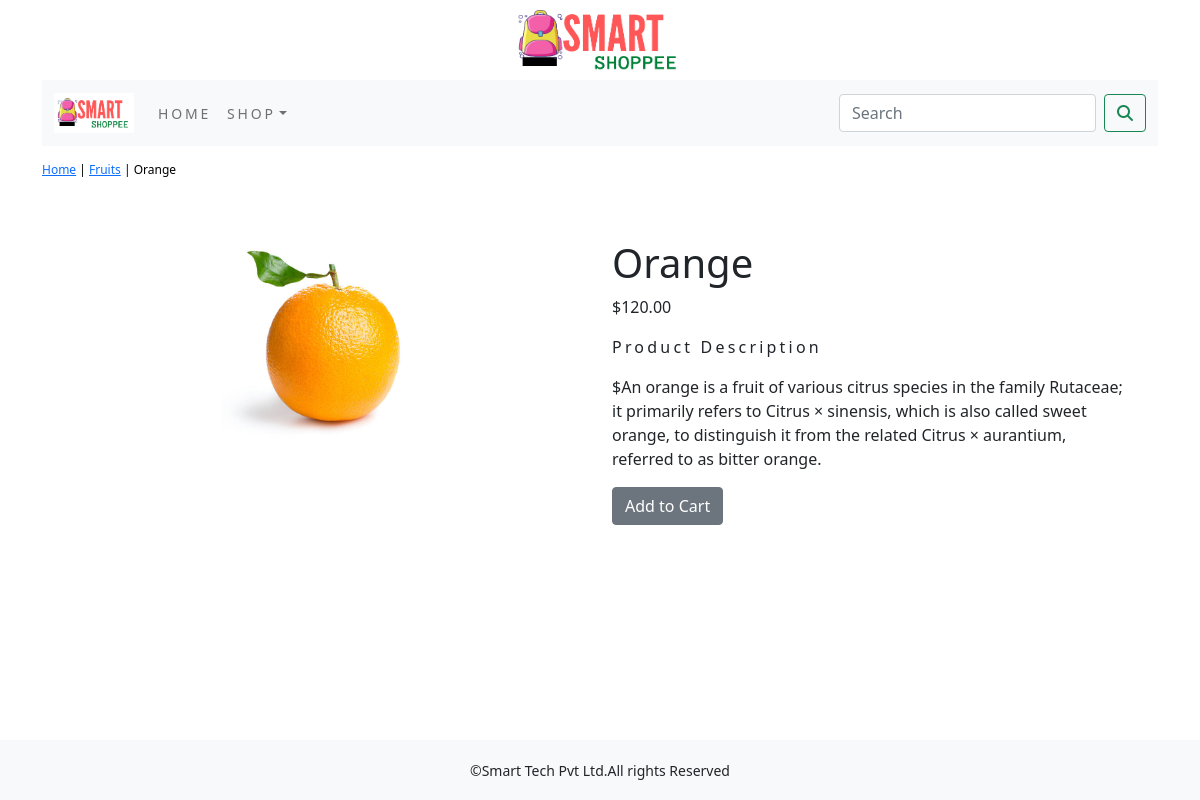
Screenshot of /shop/fruits/orange/ with the database file from the repository.
### shop/models.py (models this page shows, shortened)
class Product(models.Model):
    name=models.CharField(max_length=250,unique=True)
    slug=models.SlugField(max_length=250,unique=True)
    description=models.TextField(blank=True)
    price=models.DecimalField(max_digits=10,decimal_places=2)
    category=models.ForeignKey(Category,on_delete=models.CASCADE)
    image=models.ImageField(upload_to='product',blank=True)
    stock=models.IntegerField()
    available=models.BooleanField(default=True)
    created=models.DateTimeField(auto_now_add=True)
    updated=models.DateTimeField(auto_now=True)
    class Meta:
        ordering=('name',)
        verbose_name='product'
        verbose_name_plural='products'

class Category(models.Model):
    name=models.CharField(max_length=250,unique=True)
    slug=models.SlugField(max_length=250,unique=True)
    description=models.TextField(blank=True)
    image=models.ImageField(upload_to='category',blank=True)
    class Meta:
        ordering=('name',)
        verbose_name='category'
        verbose_name_plural='categories'
    def get_url(self):
        return reverse('shop:products_by_category',args=[self.slug])
    def __str__(self):
        return '{}'.format(self.name)

### shop/views.py (the view)
# urls.py: path('<slug:c_slug>/<slug:product_slug>/', views.ProDetail, name='ProdCatDetail')
def ProDetail(request,c_slug,product_slug):
    try:
        product=Product.objects.get(category__slug=c_slug,slug=product_slug)
    except Exception as e:
        raise e
    return render(request,'product.html', {'product': product})

### cart/context_processors.py (called while the page is built)
def counter(request):
    item_count=0
    if 'admin' in request.path:
        return {}
    else:
        try:
            cart=Cart.objects.filter(cart_id=_cart_id(request))
            car_items=CartItem.objects.all().filter(cart=cart[:1])
            for cart_item in car_items:
                item_count += cart_item.quantity
        except Cart.DoesNotExist:
            item_count =0
    return dict(item_count=item_count)

### cart/views.py (called while the page is built)
def _cart_id(request):
    cart=request.session.session_key
    if not cart:
        cart=request.session.create()
    return cart

### shop/context_processors.py (called while the page is built)
def menu_links(request):
    links=Category.objects.all()
    return dict(links=links)

### templates/product.html (shortened to what this page needs)
{% extends 'base.html' %}
{% load static %}
{% block content %}
<div class="row my_prod_row_class">
    <div class="mx_auto">
        <p><a href="{% url 'shop:AllProdCat' %}">Home</a> | <a href="{{product.category.get_url}}">{{product.category}}</a> | {{product.name}}</p>
    </div>
</div>
<div class="container">
<br>
<div class="row">
    <div class="col-12 col-sm-12 col-md-12 col-lg-6 text-center">
        <div style="min-width:18rem">
            <img src="{{product.image.url}}" alt="{{product.name}}" width="200px;" height="200px;">
        </div>
    </div>
 <div class="col-12 col-sm-12 col-md-12 col-lg-6">
     <div>
         <h1 class="my_prod_title">{{product.name}}</h1>
         <p>${{product.price}}</p>
         <p class="my_title">Product Description</p>
         <p class="text-justify my_prod_text">${{product.description}}</p>
         {% if product.stock <= 0 %}
         <p class="text-justify my_prod_text"><b>Out of Stock</b></p>
         {% else %}
         <a class="btn btn-secondary" href="{% url 'cart:add_cart' product.id %}">Add to Cart</a>
         {% endif %}
     </div>
 </div>
</div>
</div>
{% endblock %}

### static/css/custom.css (style rules this page uses)
body { font-family: 'Roboto', sans-serif; }
.my_title { font-size:16px; text_transform:uppercase; letter-spacing:.2em; }
.my_prod_row_class { padding-top:15px; padding-bottom:20px; }
.my_prod_row_class .mx_auto { color:#000; font-size:12px; text-decoration:none; }
.my_prod_text { padding-right:20px; }

### rows the page displays
Product: category "Fruits", name "Orange", image (picture), price "120.00", description "An orange is a fruit of various citrus species in the family Rutaceae; it primarily refers to Citrus × sinensis, which is also called sweet orange, to distinguish it from the related Citrus × aurantium, referred to as bitter orange."
